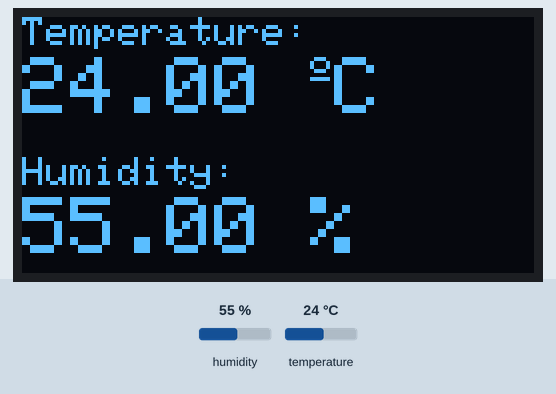
A program run on a simulated ESP32. On the bench: 128×64 one-colour display. Inputs (shaded band) come from the test bench; at power-on: humidity 55 %, temperature 24 °C. What the program prints to the serial monitor is not drawn.

Above: at 8.6 s.
8.7 s: humidity set to 22 %
At 14.3 s:
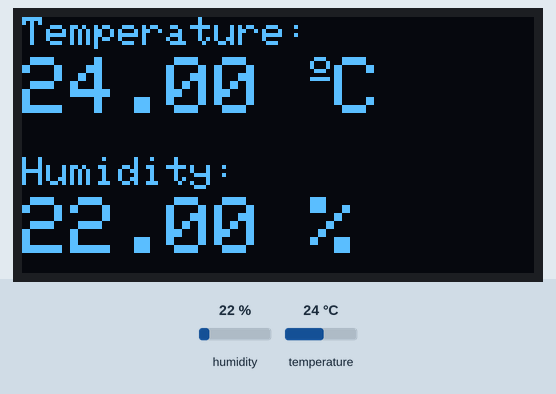
16.2 s: temperature set to 12 °C
At 19.3 s:
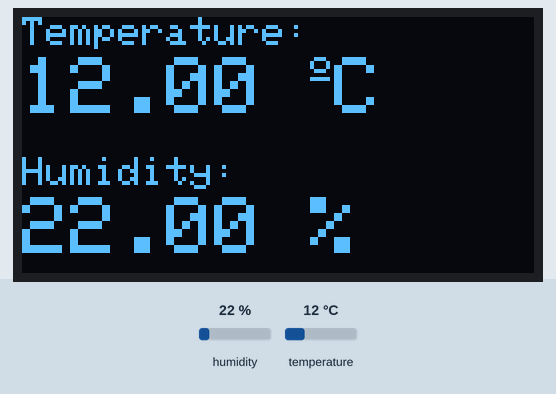
23.7 s: humidity set to 40 %
At 29.2 s:
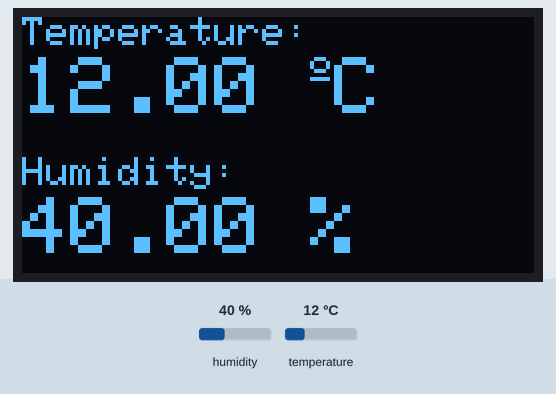
31.2 s: temperature set to 19 °C
At 34.1 s:
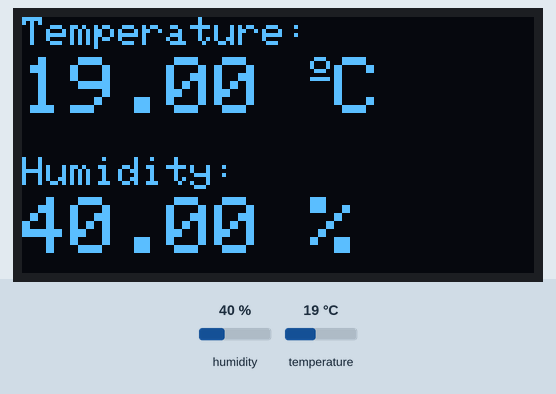
Timing chart, 0 to 35.6 s (numbered marks = the images above; inputs shaded):
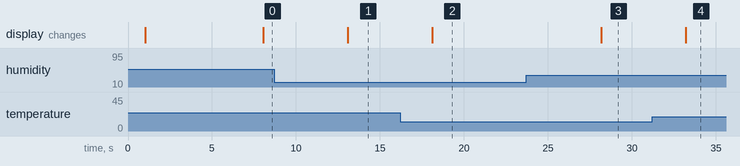

Measured:
- after the input at 8.7 s, the display: changes after 4.4 s (image 1)
- after the input at 16.2 s, the display: changes after 1.9 s (image 2)
- after the input at 23.7 s, the display: changes after 4.5 s (image 3)
- after the input at 31.2 s, the display: changes after 2.0 s (image 4)

The program:

main.cpp
```cpp
#include <Wire.h>
#include <Adafruit_GFX.h>
#include <Adafruit_SSD1306.h>
#include <Adafruit_Sensor.h>
#include <DHT.h>

#define SCREEN_WIDTH 128
#define SCREEN_HEIGHT 64

Adafruit_SSD1306 display(SCREEN_WIDTH, SCREEN_HEIGHT, &Wire, -1);

#define DHTPIN 14
#define DHTTYPE    DHT22

DHT dht(DHTPIN, DHTTYPE);

void setup() {
  Serial.begin(115200);
  delay(1000);
  Serial.println("ESP32 Temperature & Humidity Monitor Started!");

  dht.begin();

  if(!display.begin(SSD1306_SWITCHCAPVCC, 0x3C)) {
    Serial.println(F("SSD1306 allocation failed"));
    for(;;);
  }
  delay(2000);
  display.clearDisplay();
  display.setTextColor(WHITE);
  Serial.println("OLED Display initialized successfully");
}

void loop() {
  delay(5000);

  float t = dht.readTemperature();
  float h = dht.readHumidity();
  if (isnan(h) || isnan(t)) {
    Serial.println("Failed to read from DHT sensor!");
  } else {
    Serial.print("Temperature: ");
    Serial.print(t);
    Serial.print(" °C");
    Serial.print("Humidity: ");
    Serial.print(h);
    Serial.println(" %");
  }
  display.clearDisplay();

  display.setTextSize(1);
  display.setCursor(0,0);
  display.print("Temperature: ");
  display.setTextSize(2);
  display.setCursor(0,10);
  display.print(t);
  display.print(" ");
  display.setTextSize(1);
  display.cp437(true);
  display.write(167);
  display.setTextSize(2);
  display.print("C");

  display.setTextSize(1);
  display.setCursor(0, 35);
  display.print("Humidity: ");
  display.setTextSize(2);
  display.setCursor(0, 45);
  display.print(h);
  display.print(" %");

  display.display();
}
```
